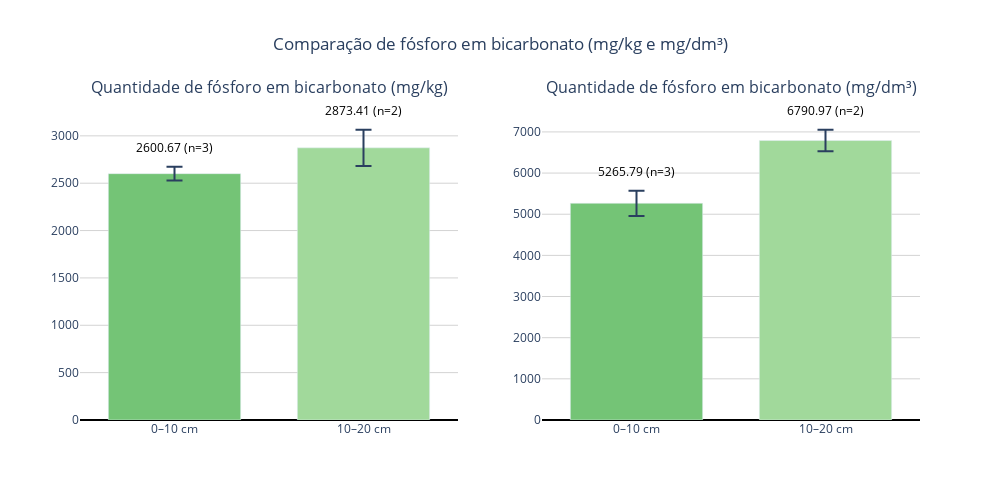

Write notebook code for a chart like this one.
### Code cell
import numpy as np
import plotly.graph_objects as go
from plotly.subplots import make_subplots

# Função para limpar valores negativos (não mensuráveis)
def limpar(valores):
    arr = np.array(valores, dtype=float)
    arr[arr <= 0] = np.nan
    return arr

# --- Dados mg/kg ---
pi_0_10_mgkg = limpar([R1_0_10_bicarbonato, R2_0_10_bicarbonato, P2_0_10_bicarbonato])
pi_10_20_mgkg = limpar([R1_10_20_bicarbonato, R2_10_20_bicarbonato, P2_10_20_bicarbonato])

# --- Dados mg/dm³ ---
pi_0_10_mgdm3 = limpar([p_R1010, p_R2010, p_P2010])

pi_10_20_mgdm3 = limpar([p_R11020, p_R21020, p_P21020])

# --- Estatísticas ---
def calcular_estatisticas(dados):
    mean = np.nanmean(dados)
    std = np.nanstd(dados, ddof=1)
    n = np.sum(~np.isnan(dados))
    sem = std / np.sqrt(n) if n > 0 else np.nan
    return mean, sem, n

means_mgkg, sems_mgkg, ns_mgkg = zip(*[calcular_estatisticas(pi_0_10_mgkg),
                                       calcular_estatisticas(pi_10_20_mgkg)])
means_mgdm3, sems_mgdm3, ns_mgdm3 = zip(*[calcular_estatisticas(pi_0_10_mgdm3),
                                          calcular_estatisticas(pi_10_20_mgdm3)])

# Labels e cores
labels = ['0–10 cm', '10–20 cm']
colors = ['#74c476', '#a1d99b']

# --- Criar subplots lado a lado ---
fig = make_subplots(rows=1, cols=2, subplot_titles=[
    'Quantidade de fósforo em bicarbonato (mg/kg)',
    'Quantidade de fósforo em bicarbonato (mg/dm³)'
])

# --- Função auxiliar para adicionar texto acima da barra + erro ---
def criar_textos(means, sems, ns):
    textos = []
    y_pos = []
    max_val = max([m + s for m, s in zip(means, sems) if not np.isnan(m)])
    for m, s, n in zip(means, sems, ns):
        if np.isnan(m):
            textos.append('Não mensurável')
            y_pos.append(0.05 * max_val)
        else:
            textos.append(f'{m:.2f}\n(n={n})')
            y_pos.append(m + s + 0.03*max_val)  # deslocamento acima da barra + erro
    return textos, y_pos

texts_mgkg, y_mgkg = criar_textos(means_mgkg, sems_mgkg, ns_mgkg)
texts_mgdm3, y_mgdm3 = criar_textos(means_mgdm3, sems_mgdm3, ns_mgdm3)

# --- Gráfico mg/kg ---
fig.add_trace(go.Bar(
    x=labels,
    y=means_mgkg,
    error_y=dict(type='data', array=sems_mgkg, visible=True, thickness=2, width=8),
    marker_color=colors,
    text=texts_mgkg,
    textposition='none',
), row=1, col=1)

# --- Adiciona anotações acima da barra + erro (mg/kg) ---
for xi, yi, txt in zip(labels, y_mgkg, texts_mgkg):
    fig.add_annotation(
        x=xi,
        y=yi,
        text=txt,
        showarrow=False,
        font=dict(size=12, color='black'),
        xanchor='center',
        yanchor='bottom',
        row=1, col=1
    )

# --- Gráfico mg/dm³ ---
fig.add_trace(go.Bar(
    x=labels,
    y=means_mgdm3,
    error_y=dict(type='data', array=sems_mgdm3, visible=True, thickness=2, width=8),
    marker_color=colors,
    text=texts_mgdm3,
    textposition='none',
), row=1, col=2)

# --- Adiciona anotações acima da barra + erro (mg/dm³) ---
for xi, yi, txt in zip(labels, y_mgdm3, texts_mgdm3):
    fig.add_annotation(
        x=xi,
        y=yi,
        text=txt,
        showarrow=False,
        font=dict(size=12, color='black'),
        xanchor='center',
        yanchor='bottom',
        row=1, col=2
    )

# --- Layout ---
fig.update_layout(
    height=500,
    width=1000,
    showlegend=False,
    title_text="Comparação de fósforo em bicarbonato (mg/kg e mg/dm³)",
    title_x=0.5,
    bargap=0.3,
    plot_bgcolor='white',
    font=dict(size=12)
)

# Linhas de referência no zero
fig.update_yaxes(showgrid=True, gridcolor='lightgray', zeroline=True, zerolinecolor='black')

fig.show()

### Figure 1 — Plotly figure (JSON) as saved in the notebook; plotly's stock layout.template omitted (floating-point values rounded to 4 significant figures)
{"data": [{"error_y": {"array": [72.21, 191.4], "thickness": 2, "type": "data", "visible": true, "width": 8}, "marker": {"color": ["#74c476", "#a1d99b"]}, "text": ["2600.67\n(n=3)", "2873.41\n(n=2)"], "textposition": "none", "type": "bar", "x": ["0–10 cm", "10–20 cm"], "xaxis": "x", "y": [2601.0, 2873.0], "yaxis": "y"}, {"error_y": {"array": [307.4, 262.6], "thickness": 2, "type": "data", "visible": true, "width": 8}, "marker": {"color": ["#74c476", "#a1d99b"]}, "text": ["5265.79\n(n=3)", "6790.97\n(n=2)"], "textposition": "none", "type": "bar", "x": ["0–10 cm", "10–20 cm"], "xaxis": "x2", "y": [5266.0, 6791.0], "yaxis": "y2"}], "layout": {"annotations": [{"font": {"size": 16}, "showarrow": false, "text": "Quantidade de fósforo em bicarbonato (mg/kg)", "x": 0.225, "xanchor": "center", "xref": "paper", "y": 1, "yanchor": "bottom", "yref": "paper"}, {"font": {"size": 16}, "showarrow": false, "text": "Quantidade de fósforo em bicarbonato (mg/dm³)", "x": 0.775, "xanchor": "center", "xref": "paper", "y": 1, "yanchor": "bottom", "yref": "paper"}, {"font": {"color": "black", "size": 12}, "showarrow": false, "text": "2600.67\n(n=3)", "x": "0–10 cm", "xanchor": "center", "xref": "x", "y": 2765.0, "yanchor": "bottom", "yref": "y"}, {"font": {"color": "black", "size": 12}, "showarrow": false, "text": "2873.41\n(n=2)", "x": "10–20 cm", "xanchor": "center", "xref": "x", "y": 3157.0, "yanchor": "bottom", "yref": "y"}, {"font": {"color": "black", "size": 12}, "showarrow": false, "text": "5265.79\n(n=3)", "x": "0–10 cm", "xanchor": "center", "xref": "x2", "y": 5785.0, "yanchor": "bottom", "yref": "y2"}, {"font": {"color": "black", "size": 12}, "showarrow": false, "text": "6790.97\n(n=2)", "x": "10–20 cm", "xanchor": "center", "xref": "x2", "y": 7265.0, "yanchor": "bottom", "yref": "y2"}], "bargap": 0.3, "font": {"size": 12}, "height": 500, "plot_bgcolor": "white", "showlegend": false, "title": {"text": "Comparação de fósforo em bicarbonato (mg/kg e mg/dm³)", "x": 0.5}, "width": 1000, "xaxis": {"anchor": "y", "domain": [0, 0.45]}, "xaxis2": {"anchor": "y2", "domain": [0.55, 1]}, "yaxis": {"anchor": "x", "domain": [0, 1], "gridcolor": "lightgray", "showgrid": true, "zeroline": true, "zerolinecolor": "black"}, "yaxis2": {"anchor": "x2", "domain": [0, 1], "gridcolor": "lightgray", "showgrid": true, "zeroline": true, "zerolinecolor": "black"}}}
